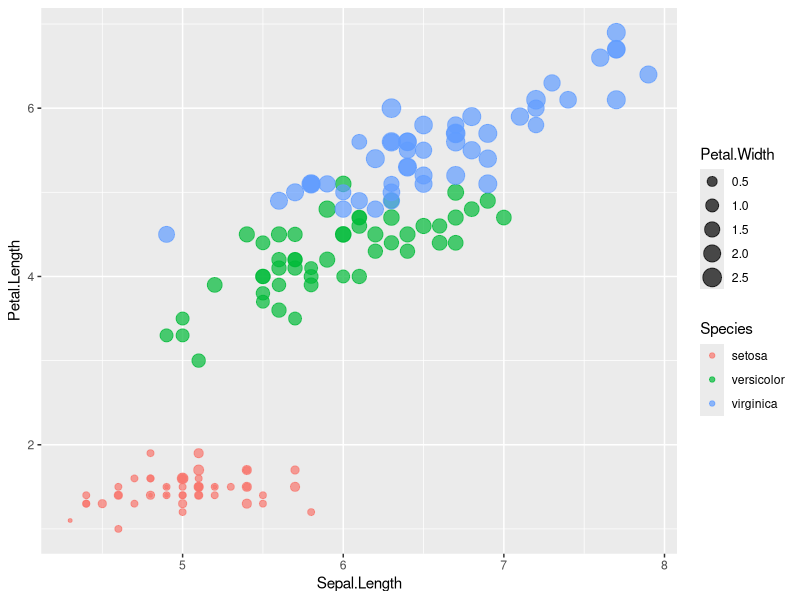

Write R code to recreate this figure.
# In case you have not yet installed ggplot2, this will.
if (!require(ggplot2)) {
  # Install the ggplot2 package.
  install.packages("ggplot2")
  # Load the ggplot2 package.
  library(ggplot2)
}
# data = iris
# data source: http://stat.ethz.ch/R-manual/R-patched/library/datasets/html/iris.html

# Select all lines below to run properly.
qplot(data = iris, 
      x = Sepal.Length, 
      y = Petal.Length, 
      color = Species, 
      size  = Petal.Width, 
      alpha = I(0.7))